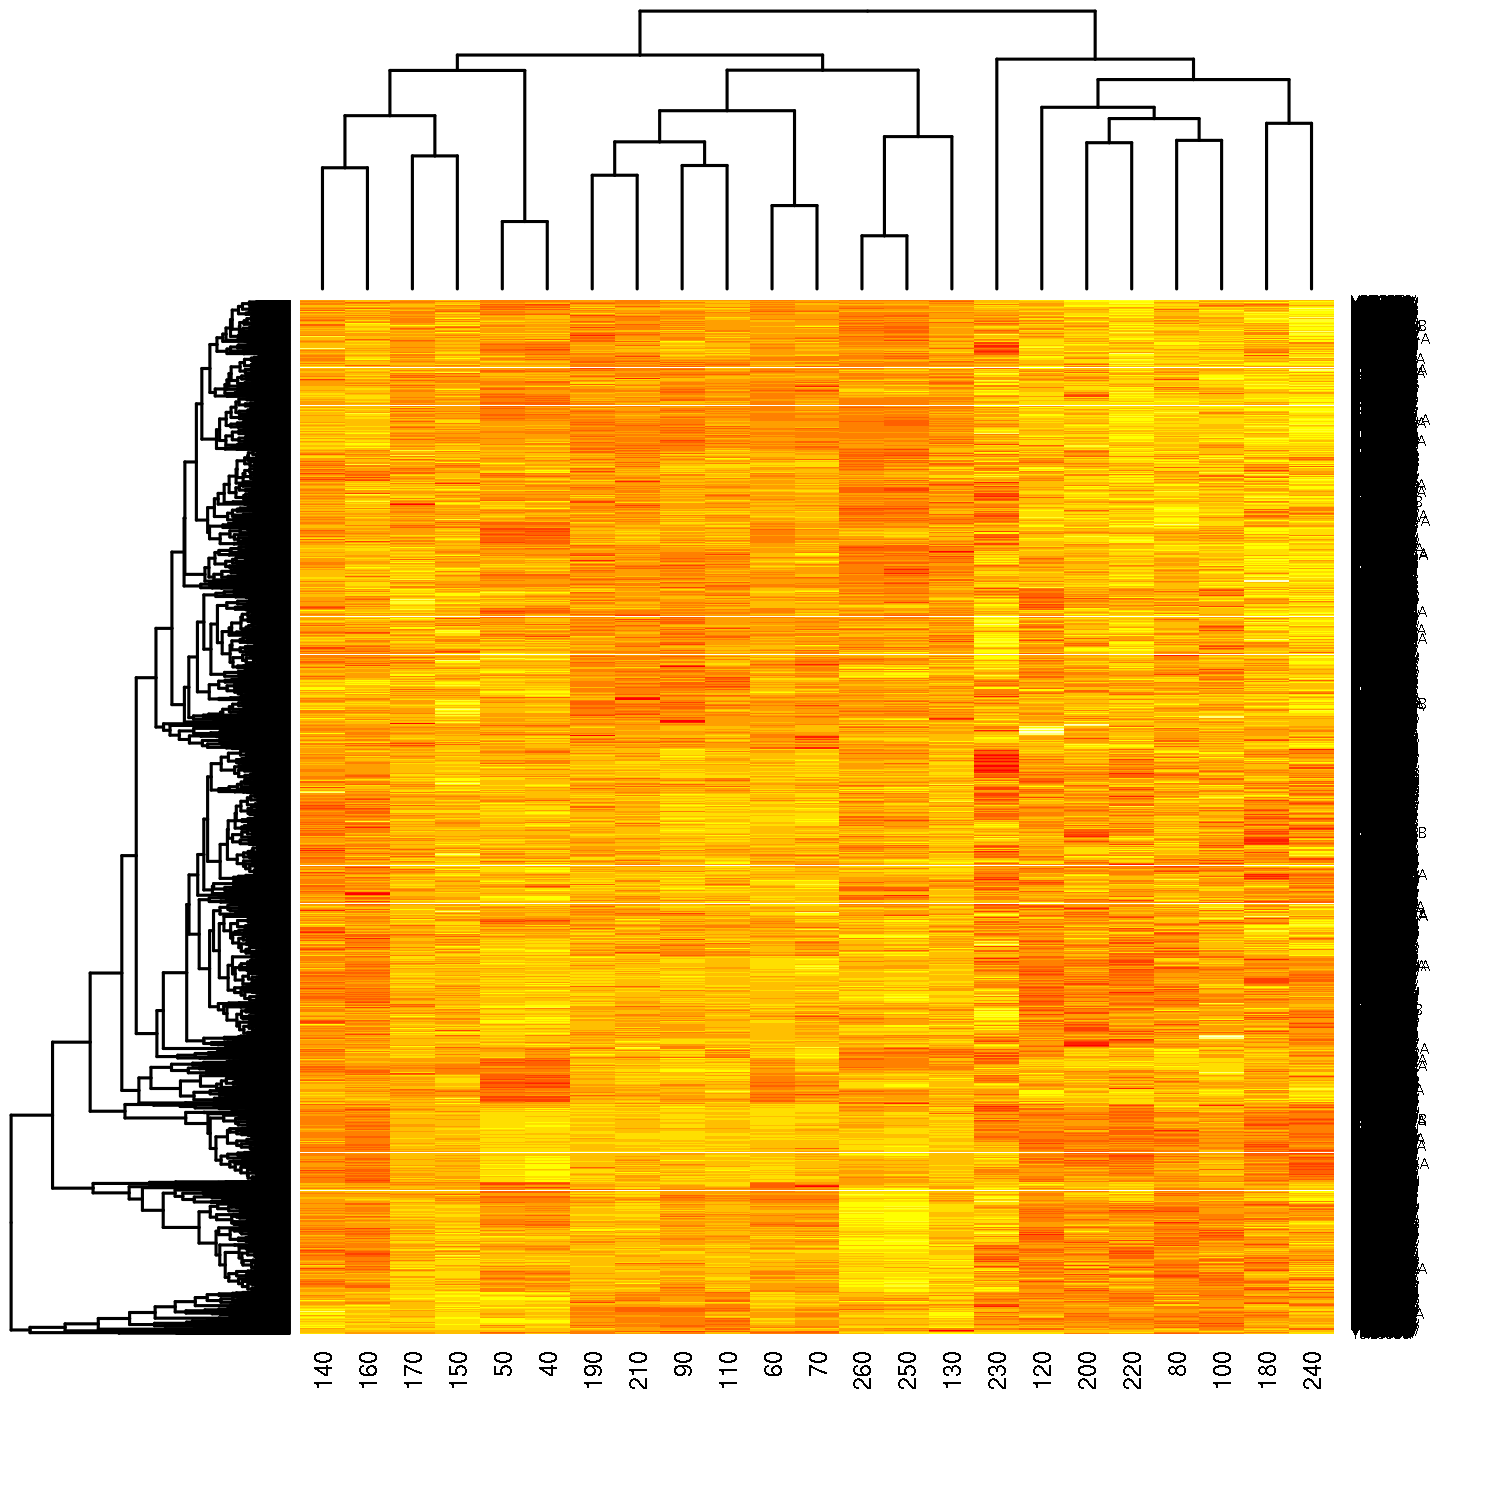

Generate this figure with R:
#!/usr/bin/env Rscript
args = commandArgs(trailingOnly=TRUE)

gene_expression <- as.matrix(read.csv(args[1], header=FALSE, sep=",")[-1,-1])
rownames(gene_expression) <- read.csv(args[1], header=FALSE, sep=",")[-1,1]
colnames(gene_expression) <- read.csv(args[1], header=FALSE, sep=",")[1,-1]

png(args[2],
    width = 1500,
    height = 1500,
    res = 300,
    pointsize = 8)

heatmap(gene_expression)
dev.off()